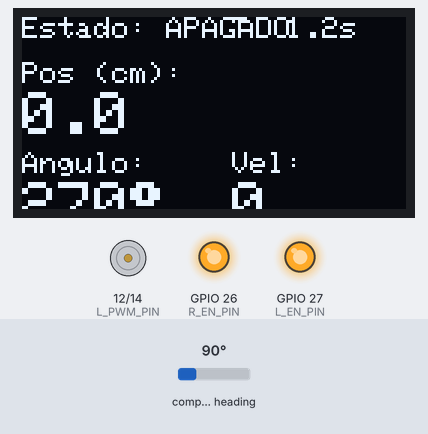
The sketch below on a simulated ESP32. Shown: 128×64 one-colour display, motor-driver pin pairs drawn as motors (green arrow = first pin HIGH = forward, orange = second pin HIGH = backward, longer = more drive), output pins drawn as LEDs (lit = HIGH). The test bench sets the inputs (shaded band); at power-on: compass heading 90°. What the sketch prints to the serial monitor is not drawn.

Above: at 6.28 s.
6.3 s: compass heading set to 7°
At 6.47 s:
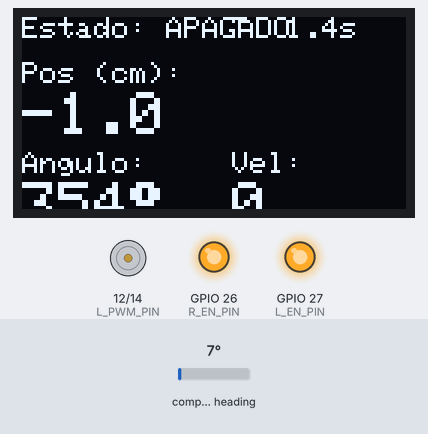
8.1 s: compass heading set to 90°
At 8.28 s:
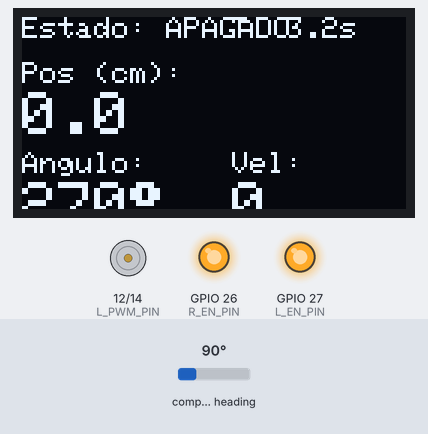
9.6 s: compass heading set to 180°
At 9.77 s:
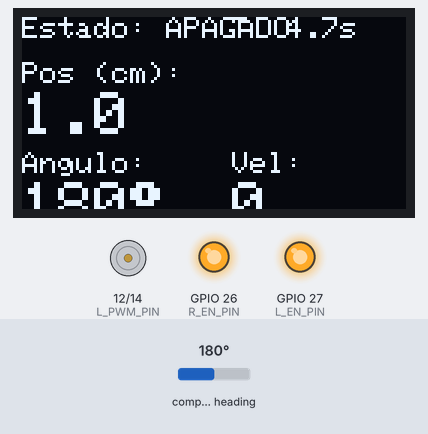
Timing chart, 0 to 12.6 s (numbered marks = the images above; inputs shaded):
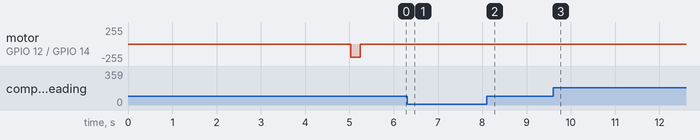

The sketch:

pendulo_lazo_abierto.ino
```cpp
#include <Adafruit_GFX.h>
#include <Adafruit_SSD1306.h>
#include <AS5600.h>
#include <Arduino.h>

#define SCREEN_WIDTH 128
#define SCREEN_HEIGHT 64
#define OLED_ADDR 0x3C
#define SDA_PIN1 21
#define SCL_PIN1 22
#define SDA_PIN2 18
#define SCL_PIN2 19
#define PWM_FREQ 25000
#define PWM_RES 10
#define RUN_TIME 200  // Tiempo de operación en milisegundos (5 segundos)

// Pines del motor
int R_EN_PIN = 26;
int L_EN_PIN = 27;
int R_PWM_PIN = 14;
int L_PWM_PIN = 12;

// Variables globales
volatile float posicionCm = 0.0;
int motorSpeed = 800;
char motorDirection = 'S';  // 'F': adelante, 'B': atrás, 'S': detenido
bool systemActive = true;
unsigned long startTime = 0;
int anguloc;
// Sincronización entre núcleos
SemaphoreHandle_t xMutex = NULL;
volatile int rev = 0;
volatile long posicionAcumulada = 0;
const float CM_POR_GRADO = 0.0115780;

// Sensores y displays
TwoWire I2Cuno = TwoWire(0);
TwoWire I2Cdos = TwoWire(1);
AS5600 as5600_1(&I2Cuno);
AS5600 as5600_2(&I2Cdos);
Adafruit_SSD1306 display(SCREEN_WIDTH, SCREEN_HEIGHT, &I2Cuno);

// Variables de sensores
int anguloSensor1 = 0;
int anguloSensor2 = 0;
int anguloAnterior2 = 0;
long vueltas = 0;
// ==============================================
// Configuración Inicial
// ==============================================
void setup() {
  Serial.begin(115200);  // Para comunicación con PLX-DAQ
  delay(5000);
  I2Cuno.begin(SDA_PIN1, SCL_PIN1);
  I2Cdos.begin(SDA_PIN2, SCL_PIN2);
  as5600_1.setOffset(0);
  as5600_2.setOffset(0);
  as5600_1.resetPosition();
  as5600_2.resetPosition();
   as5600_1.resetCumulativePosition();
  as5600_2.resetCumulativePosition();

  pinMode(R_EN_PIN, OUTPUT);
  pinMode(L_EN_PIN, OUTPUT);
  digitalWrite(R_EN_PIN, HIGH);
  digitalWrite(L_EN_PIN, HIGH);

  if (!display.begin(SSD1306_SWITCHCAPVCC, OLED_ADDR)) {
    while (1);
  }

  ledcAttach(R_PWM_PIN, PWM_FREQ, PWM_RES);
  ledcAttach(L_PWM_PIN, PWM_FREQ, PWM_RES);
  digitalWrite(R_EN_PIN, HIGH);
  digitalWrite(L_EN_PIN, HIGH);

  xMutex = xSemaphoreCreateMutex();

  xTaskCreatePinnedToCore(
    TaskSensor2,
    "TaskSensor2",
    10000,
    NULL,
    1,
    NULL,
    0
  );

  // Configurar PLX-DAQ
  Serial.println("CLEARSHEET");         // Limpiar hoja de cálculo
  Serial.println("LABEL,Tiempo (ms),Posición (cm),Ángulo (°),Ángulo Conpensado (°),Velocidad Motor (°)"); // Encabezados

  startTime = millis();  // Iniciar el contador de tiempo
  motorAdelante(800);
}

// ==============================================
// Tarea para Core 0: Lectura del Sensor 2 (AS5600)
// ==============================================
void TaskSensor2(void *pvParameters) {
  static uint32_t lastTime = 0;
  int anguloAnterior2 = as5600_2.getCumulativePosition();

  while (1) {
    if (millis() - lastTime >= 1) {
      lastTime = millis();

      if (xSemaphoreTake(xMutex, portMAX_DELAY) == pdTRUE) {
        int currentAngle = as5600_2.getCumulativePosition();
        rev = as5600_2.getRevolutions();

        int delta = currentAngle - anguloAnterior2;
        if (delta < -2000) vueltas++;
        else if (delta > 2000) vueltas--;
        posicionAcumulada = vueltas * 360 + map(currentAngle, 0, 4095, 0, 360);
        posicionCm = posicionAcumulada * CM_POR_GRADO;

        anguloAnterior2 = currentAngle;
        xSemaphoreGive(xMutex);
      }
    }
    vTaskDelay(1);
  }
}


// ==============================================
// Loop Principal (Core 1)
// ==============================================
void loop() {
  static uint32_t lastSampleTime = 0;
  const uint32_t sampleInterval =1; // 10 ms = 100 Hz

  // Verificar tiempo transcurrido

  unsigned long currentTime = millis();
  unsigned long elapsedTime = currentTime - startTime;

  // Apagar sistema después de 5 segundos
  if (systemActive && elapsedTime >= RUN_TIME) {
    systemActive = false;
    motorFreno();
    motorSpeed =0;

  }
  // Lectura del sensor 1
  anguloSensor1 = map(as5600_1.readAngle(), 0, 4095,360, 0);
  if (anguloSensor1>359){
  anguloc=0; }


if (anguloSensor1<361&&anguloSensor1>180){
  anguloc=anguloSensor1-360;
  }
 else{
    anguloc=anguloSensor1;
    }

  // Muestreo periódico para PLX-DAQ
  if (millis() - lastSampleTime >= sampleInterval) {
    lastSampleTime = millis();

    if (xSemaphoreTake(xMutex, portMAX_DELAY) == pdTRUE) {
      // Enviar datos a Excel
      Serial.print("DATA,");
      Serial.print(elapsedTime);
      Serial.print(",");
      Serial.print(posicionCm, 3);
      Serial.print(",");
      Serial.print(anguloSensor1);
      Serial.print(",");
      Serial.print(anguloc);
      Serial.print(",");
      Serial.println(motorSpeed);  // Único println al final
             // velocidad motor
      xSemaphoreGive(xMutex);
    }
  }

  actualizarPantalla();

}

// ==============================================
// Funciones de control de motor
// ==============================================
void motorAdelante(int velocidad) {
  digitalWrite(R_EN_PIN, HIGH);
  digitalWrite(L_EN_PIN, HIGH);
  ledcWrite(L_PWM_PIN, 0);
  ledcWrite(R_PWM_PIN, velocidad);
}

void motorAtras(int velocidad) {
  digitalWrite(R_EN_PIN, HIGH);
  digitalWrite(L_EN_PIN, HIGH);
  ledcWrite(R_PWM_PIN, 0);
  ledcWrite(L_PWM_PIN, velocidad);
}

void motorFreno() {
  digitalWrite(R_EN_PIN, HIGH);
  digitalWrite(L_EN_PIN, HIGH);
  ledcWrite(R_PWM_PIN, 0);
  ledcWrite(L_PWM_PIN, 0);
}

// ==============================================
// Actualización de pantalla OLED
// ==============================================
void actualizarPantalla() {
  display.clearDisplay();
  display.setTextColor(SSD1306_WHITE);

  // Estado del sistema
  display.setTextSize(1);
  display.setCursor(0, 0);
  display.print("Estado: ");
  display.print(systemActive ? "ACTIVO" : "APAGADO");

  // Tiempo transcurrido
  display.setCursor(70, 0);
  display.print("T: ");
  display.print((millis() - startTime) / 1000.0, 1);
  display.print("s");

  // Posición
  display.setCursor(0, 15);
  display.print("Pos (cm):");
  display.setTextSize(2);
  display.setCursor(0, 25);
  display.print(posicionCm, 1);

  // Ángulo
  display.setTextSize(1);
  display.setCursor(0, 45);
  display.print("Angulo:");
  display.setTextSize(2);
  display.setCursor(0, 55);
  display.print(anguloSensor1);
  display.print((char)247); // Símbolo de grados

  // Velocidad
  display.setTextSize(1);
  display.setCursor(70, 45);
  display.print("Vel:");
  display.setTextSize(2);
  display.setCursor(70, 55);
  display.print(motorSpeed);

  display.display();
}
```
